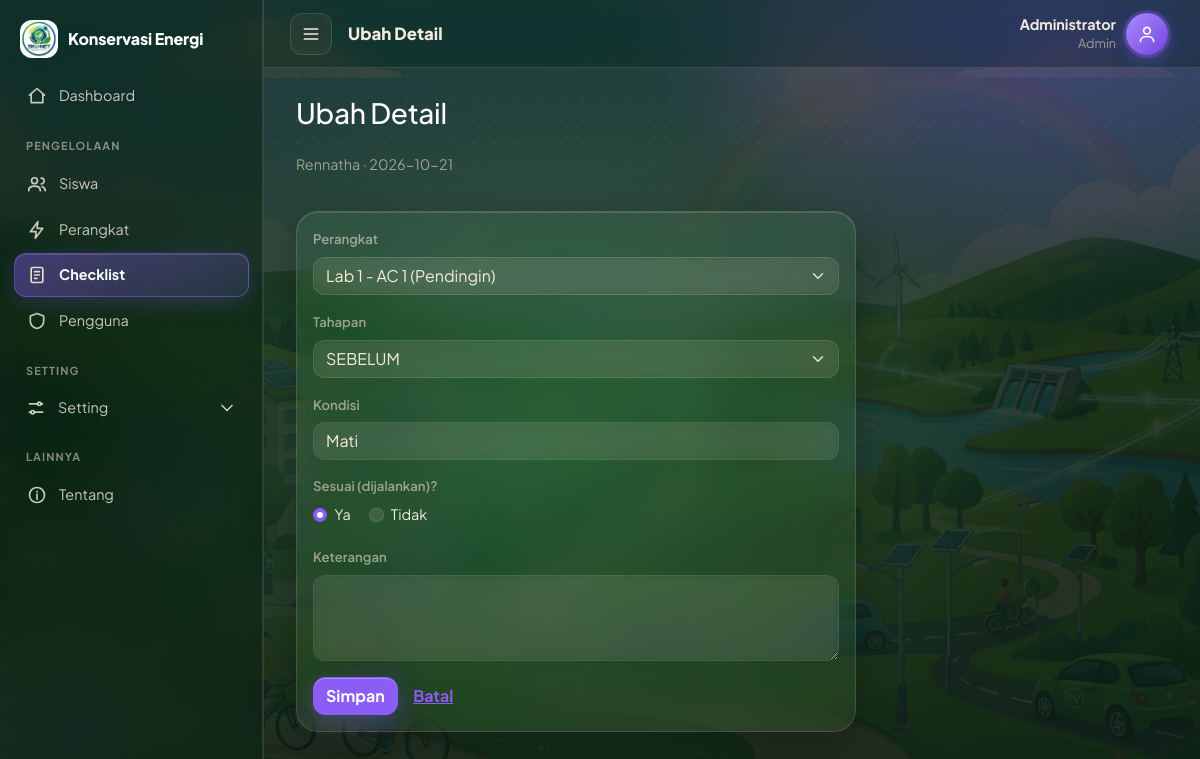
The app's page /checklist/detail_form.php?id=1 (signed in) with its own data.
### tables this page shows
CREATE TABLE `checklist` (
  `id_checklist` int(11) NOT NULL,
  `nis` int(10) DEFAULT NULL,
  `id_user` int(11) DEFAULT NULL,
  `tanggal` date NOT NULL,
  `jam` time NOT NULL
);

CREATE TABLE `detail_checklist` (
  `id_detail` int(11) NOT NULL,
  `id_checklist` int(11) NOT NULL,
  `id_perangkat` int(11) NOT NULL,
  `tahapan` enum('SEBELUM','SELAMA','SESUDAH','5R') NOT NULL,
  `kondisi` varchar(100) NOT NULL,
  `status` enum('Ya','Tidak') NOT NULL,
  `keterangan` text DEFAULT NULL
);

CREATE TABLE `perangkat` (
  `id_perangkat` int(11) NOT NULL,
  `nama_perangkat` varchar(100) NOT NULL,
  `jenis` varchar(50) NOT NULL,
  `keterangan` text DEFAULT NULL
);

### checklist/detail_form.php (the view, shortened to what this page needs)
<?php
require_once __DIR__ . '/../includes/functions.php';
$tahapan = ['SEBELUM', 'SELAMA', 'SESUDAH', '5R'];
$status  = ['Ya', 'Tidak'];
$edit = isset($_GET['id']);
if ($edit) {
    $st = $pdo->prepare('SELECT * FROM detail_checklist WHERE id_detail = ?');
    $st->execute([(int)$_GET['id']]);
    $row = $st->fetch();
    $idChecklist = (int)$row['id_checklist'];
} else {
    $idChecklist = (int)($_GET['id_checklist'] ?? 0);
    $row = ['id_perangkat' => '', 'tahapan' => 'SEBELUM', 'kondisi' => '', 'status' => 'Ya', 'keterangan' => ''];
}
$c = ambil_checklist($pdo, $idChecklist);
$perangkat = $pdo->query('SELECT id_perangkat, nama_perangkat, jenis FROM perangkat ORDER BY jenis, nama_perangkat')->fetchAll();
$judul = $edit ? 'Ubah Detail' : 'Tambah Detail';
require '../includes/header.php';
?>
<h3 class="mb-1"><?= $judul ?></h3>
<p class="text-muted"><?= e($c['nama']) ?> &middot; <?= e($c['tanggal']) ?></p>
<div class="card" style="max-width:560px"><div class="card-body">
<form method="post"><?= csrf_field() ?>
  <div class="mb-3"><label class="form-label">Perangkat</label>
    <select name="id_perangkat" class="form-select" required>
      <?php foreach ($perangkat as $p): ?>
        <option value="<?= $p['id_perangkat'] ?>" <?= (int)$row['id_perangkat'] === (int)$p['id_perangkat'] ? 'selected' : '' ?>><?= e($p['nama_perangkat'] . ' (' . $p['jenis'] . ')') ?></option>
      <?php endforeach; ?>
    </select></div>
  <div class="mb-3"><label class="form-label">Tahapan</label>
    <select name="tahapan" class="form-select">
      <?php foreach ($tahapan as $t): ?><option <?= $row['tahapan'] === $t ? 'selected' : '' ?>><?= $t ?></option><?php endforeach; ?>
    </select></div>
  <div class="mb-3"><label class="form-label">Kondisi</label>
    <input name="kondisi" class="form-control" value="<?= e($row['kondisi']) ?>" required maxlength="100" placeholder="contoh: Menyala, Dimatikan, Standby"></div>
  <div class="mb-3"><label class="form-label d-block">Sesuai (dijalankan)?</label>
    <?php foreach ($status as $s): ?>
      <div class="form-check form-check-inline">
        <input class="form-check-input" type="radio" name="status" id="st<?= $s ?>" value="<?= $s ?>" <?= $row['status'] === $s ? 'checked' : '' ?>>
        <label class="form-check-label" for="st<?= $s ?>"><?= $s ?></label></div>
    <?php endforeach; ?></div>
  <div class="mb-3"><label class="form-label">Keterangan</label>
    <textarea name="keterangan" class="form-control" rows="3"><?= e($row['keterangan']) ?></textarea></div>
  <button class="btn btn-success">Simpan</button>
  <a class="btn btn-link" href="<?= ($_GET['kembali'] ?? '') === 'daftar' ? 'index.php' : 'form.php?id=' . $idChecklist ?>">Batal</a>
</form></div></div>
<?php require '../includes/footer.php'; ?>

### assets/css/app.css (style rules this page uses)
:root, [data-bs-theme=dark] { --forest:#1F3D2B; --sand:#E8DCC4; --volt:#8B5CF6; --pri:#8B5CF6; --pri-d:#7444e0; --on:#fff; --amb:#E8DCC4; --bg:#0f2117; --card:rgba(232,220,196,.07); --hd:rgba(232,220,196,.08); --mu:rgba(232,220,196,.62); --bd:rgba(232,220,196,.15); --txt:#F3ECDD; --glass-hi:rgba(255,255,255,.12); --shadow:0 14px 44px rgba(0,0,0,.30); --glow:rgba(139,92,246,.30); --side:rgba(15,33,23,.55); --pop:#1d3527; --orb1:rgba(139,92,246,.40); --orb2:rgba(232,220,196,.13); --orb3:rgba(56,120,82,.45); --veil1:rgba(10,28,18,.80); --veil2:rgba(10,28,18,.90); --bs-body-bg:transparent; --bs-body-color:var(--txt); --bs-border-color:var(--bd); --bs-body-font-family:"Plus Jakarta Sans",system-ui,sans-serif; --bs-body-font-size:.9rem; --bs-secondary-color:var(--mu); --bs-emphasis-color:#fff; --bs-heading-color:#fff; }
:root { --ease:cubic-bezier(.2,.7,.2,1); }
html { background:var(--bg); }
body { background:transparent; color:var(--txt); min-height:100vh; }
body::before { content:""; position:fixed; inset:0; z-index:-2; pointer-events:none; background: radial-gradient(620px 460px at 88% -4%, var(--orb1), transparent 70%), radial-gradient(560px 460px at -6% 104%, var(--orb2), transparent 70%), radial-gradient(700px 520px at 45% 55%, var(--orb3), transparent 72%), linear-gradient(180deg, var(--veil1) 0%, var(--veil2) 100%), url("../img/bg.jpg") center / cover no-repeat, var(--bg); }
body::after { content:""; position:fixed; inset:0; z-index:-1; pointer-events:none; opacity:.5; background-image:radial-gradient(rgba(232,220,196,.16) 1px, transparent 1.2px); background-size:22px 22px; -webkit-mask-image:linear-gradient(180deg,#000,transparent 75%); mask-image:linear-gradient(180deg,#000,transparent 75%); }
h1,h2,h3,h4,h5,h6 { color:var(--bs-heading-color); letter-spacing:-.01em; }
a { color:var(--pri); }
.card { position:relative; background:var(--card); color:var(--txt); border:1px solid var(--bd); border-radius:22px; -webkit-backdrop-filter:blur(20px) saturate(150%); backdrop-filter:blur(20px) saturate(150%); box-shadow:var(--shadow), inset 0 1px 0 var(--glass-hi); transition:transform .3s var(--ease), box-shadow .3s, border-color .3s, background .3s; }
.muted, .text-muted { color:var(--mu) !important; }
.form-label { color:var(--mu); font-weight:600; font-size:.82rem; }
.form-control, .form-select { border-radius:12px; background-color:rgba(232,220,196,.07); border:1px solid var(--bd); color:var(--txt); -webkit-backdrop-filter:blur(8px); backdrop-filter:blur(8px); transition:border-color .2s, box-shadow .2s, background-color .2s; }
.form-control::placeholder { color:var(--mu); opacity:.7; }
.form-select option { background:var(--pop); color:var(--txt); }
.form-check-input { background-color:rgba(232,220,196,.12); border-color:var(--bd); }
.form-check-input:checked { background-color:var(--volt); border-color:var(--volt); }
.btn { border-radius:12px; font-weight:700; transition:transform .18s var(--ease), box-shadow .25s, background-color .2s, border-color .2s, color .2s; }
.btn-success { --bs-btn-bg:var(--pri); --bs-btn-border-color:var(--pri); --bs-btn-color:var(--on); --bs-btn-hover-bg:var(--pri-d); --bs-btn-hover-border-color:var(--pri-d); --bs-btn-hover-color:var(--on); --bs-btn-active-bg:var(--pri-d); --bs-btn-active-border-color:var(--pri-d); --bs-btn-active-color:var(--on); --bs-btn-focus-shadow-rgb:139,92,246; box-shadow:0 8px 22px rgba(139,92,246,.35), inset 0 1px 0 rgba(255,255,255,.28); }
.btn-link { color:var(--pri); }
.page > * { animation:naik .55s var(--ease) both; }
.page > *:nth-child(2) { animation-delay:.06s; }
.page > *:nth-child(3) { animation-delay:.12s; }

### records on screen
checklist: tanggal "2026-10-21"
detail_checklist: id_perangkat "Lab 1 - AC 1 (Pendingin)", tahapan "SEBELUM", kondisi "Mati", status "☑ Ya", status "☐ Tidak"

### other values on screen
$label "Dashboard Siswa Perangkat Checklist Pengguna Tentang"
$judul "Ubah Detail"
$u['nama'] "Administrator"
$level "Admin"
$c['nama'] "Rennatha"
$s "Ya"
$s "Tidak"
